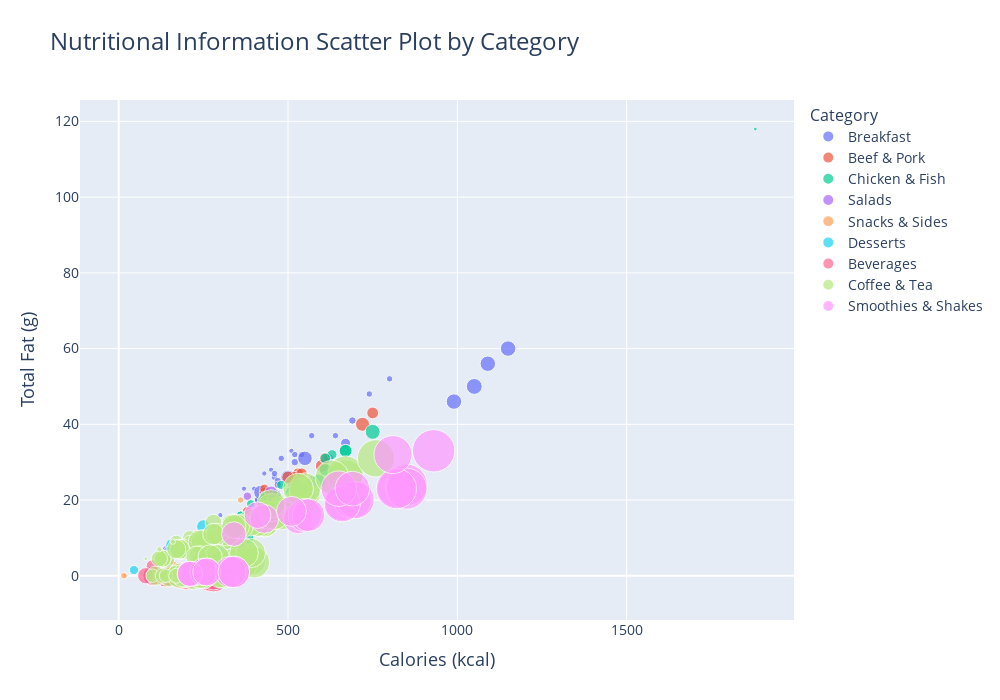

The notebook cell this image was saved under:
### Markdown cell above
# Nutritional Information Scatter Plot by Category

### Code cell
# scatter plot
fig = px.scatter(df, 
                  x="Calories", 
                 y="Total Fat", 
                 size="Sugars", 
                 color="Category",  # Use Category for color coding
                 hover_name="Item",
                 title="Nutritional Information Scatter Plot by Category",
                 labels={"Calories": "Calories (kcal)", "Total Fat": "Total Fat (g)"},
                 size_max=30)
fig.update_layout(
    width=1000,  # Set the width of the plot
    height=700,  # Set the height of the plot
    title_font=dict(size=24),
    xaxis_title_font=dict(size=18),
    yaxis_title_font=dict(size=18),
    legend_title_font=dict(size=16),
    font=dict(size=14)  # General font size
)

# Show the plot
fig.show()

### Figure 1 — Plotly figure (JSON) as saved in the notebook; plotly's stock layout.template omitted (floating-point values rounded to 4 significant figures)
{"data": [{"hovertemplate": "<b>%{hovertext}</b><br><br>Category=Breakfast<br>Calories (kcal)=%{x}<br>Total Fat (g)=%{y}<br>Sugars=%{marker.size}<extra></extra>", "hovertext": ["Egg McMuffin", "Egg White Delight", "Sausage McMuffin", "Sausage McMuffin with Egg", "Sausage McMuffin with Egg Whites", "Steak & Egg McMuffin", "Bacon, Egg & Cheese Biscuit (Regular Biscuit)", "Bacon, Egg & Cheese Biscuit (Large Biscuit)", "Bacon, Egg & Cheese Biscuit with Egg Whites (Regular Biscuit)", "Bacon, Egg & Cheese Biscuit with Egg Whites (Large Biscuit)", "Sausage Biscuit (Regular Biscuit)", "Sausage Biscuit (Large Biscuit)", "Sausage Biscuit with Egg (Regular Biscuit)", "Sausage Biscuit with Egg (Large Biscuit)", "Sausage Biscuit with Egg Whites (Regular Biscuit)", "Sausage Biscuit with Egg Whites (Large Biscuit)", "Southern Style Chicken Biscuit (Regular Biscuit)", "Southern Style Chicken Biscuit (Large Biscuit)", "Steak & Egg Biscuit (Regular Biscuit)", "Bacon, Egg & Cheese McGriddles", "Bacon, Egg & Cheese McGriddles with Egg Whites", "Sausage McGriddles", "Sausage, Egg & Cheese McGriddles", "Sausage, Egg & Cheese McGriddles with Egg Whites", "Bacon, Egg & Cheese Bagel", "Bacon, Egg & Cheese Bagel with Egg Whites", "Steak, Egg & Cheese Bagel", "Big Breakfast (Regular Biscuit)", "Big Breakfast (Large Biscuit)", "Big Breakfast with Egg Whites (Regular Biscuit)", "Big Breakfast with Egg Whites (Large Biscuit)", "Big Breakfast with Hotcakes (Regular Biscuit)", "Big Breakfast with Hotcakes (Large Biscuit)", "Big Breakfast with Hotcakes and Egg Whites (Regular Biscuit)", "Big Breakfast with Hotcakes and Egg Whites (Large Biscuit)", "Hotcakes", "Hotcakes and Sausage", "Sausage Burrito", "Hash Brown", "Cinnamon Melts", "Fruit & Maple Oatmeal", "Fruit & Maple Oatmeal without Brown Sugar"], "legendgroup": "Breakfast", "marker": {"color": "#636efa", "size": [3, 3, 2, 2, 2, 3, 3, 4, 3, 4, 2, 3, 2, 3, 3, 3, 3, 4, 3, 15, 16, 15, 15, 15, 7, 8, 7, 3, 3, 3, 4, 17, 17, 17, 18, 14, 14, 2, 0, 32, 32, 18], "sizemode": "area", "sizeref": 0.1422, "symbol": "circle"}, "mode": "markers", "name": "Breakfast", "orientation": "v", "showlegend": true, "type": "scatter", "x": [300, 250, 370, 450, 400, 430, 460, 520, 410, 470, 430, 480, 510, 570, 460, 520, 410, 470, 540, 460, 400, 420, 550, 500, 620, 570, 670, 740, 800, 640, 690, 1090, 1150, 990, 1050, 350, 520, 300, 150, 460, 290, 260], "xaxis": "x", "y": [13, 8, 23, 28, 23, 23, 26, 30, 20, 25, 27, 31, 33, 37, 27, 32, 20, 24, 32, 21, 15, 22, 31, 26, 31, 25, 35, 48, 52, 37, 41, 56, 60, 46, 50, 9, 24, 16, 9, 19, 4, 4], "yaxis": "y"}, {"hovertemplate": "<b>%{hovertext}</b><br><br>Category=Beef & Pork<br>Calories (kcal)=%{x}<br>Total Fat (g)=%{y}<br>Sugars=%{marker.size}<extra></extra>", "hovertext": ["Big Mac", "Quarter Pounder with Cheese", "Quarter Pounder with Bacon & Cheese", "Quarter Pounder with Bacon Habanero Ranch", "Quarter Pounder Deluxe", "Double Quarter Pounder with Cheese", "Hamburger", "Cheeseburger", "Double Cheeseburger", "Bacon Clubhouse Burger", "McDouble", "Bacon McDouble", "Daily Double", "Jalapeño Double", "McRib"], "legendgroup": "Beef & Pork", "marker": {"color": "#EF553B", "size": [9, 10, 12, 10, 9, 10, 6, 7, 7, 14, 7, 7, 7, 6, 11], "sizemode": "area", "sizeref": 0.1422, "symbol": "circle"}, "mode": "markers", "name": "Beef & Pork", "orientation": "v", "showlegend": true, "type": "scatter", "x": [530, 520, 600, 610, 540, 750, 240, 290, 430, 720, 380, 440, 430, 430, 500], "xaxis": "x", "y": [27, 26, 29, 31, 27, 43, 8, 11, 21, 40, 17, 22, 22, 23, 26], "yaxis": "y"}, {"hovertemplate": "<b>%{hovertext}</b><br><br>Category=Chicken & Fish<br>Calories (kcal)=%{x}<br>Total Fat (g)=%{y}<br>Sugars=%{marker.size}<extra></extra>", "hovertext": ["Premium Crispy Chicken Classic Sandwich", "Premium Grilled Chicken Classic Sandwich", "Premium Crispy Chicken Club Sandwich", "Premium Grilled Chicken Club Sandwich", "Premium Crispy Chicken Ranch BLT Sandwich", "Premium Grilled Chicken Ranch BLT Sandwich", "Bacon Clubhouse Crispy Chicken Sandwich", "Bacon Clubhouse Grilled Chicken Sandwich", "Southern Style Crispy Chicken Sandwich", "McChicken", "Bacon Cheddar McChicken", "Bacon Buffalo Ranch McChicken", "Buffalo Ranch McChicken", "Premium McWrap Chicken & Bacon (Crispy Chicken)", "Premium McWrap Chicken & Bacon (Grilled Chicken)", "Premium McWrap Chicken & Ranch (Crispy Chicken)", "Premium McWrap Chicken & Ranch (Grilled Chicken)", "Premium McWrap Southwest Chicken (Crispy Chicken)", "Premium McWrap Southwest Chicken (Grilled Chicken)", "Premium McWrap Chicken Sweet Chili (Crispy Chicken)", "Premium McWrap Chicken Sweet Chili (Grilled Chicken)", "Chicken McNuggets (4 piece)", "Chicken McNuggets (6 piece)", "Chicken McNuggets (10 piece)", "Chicken McNuggets (20 piece)", "Chicken McNuggets (40 piece)", "Filet-O-Fish"], "legendgroup": "Chicken & Fish", "marker": {"color": "#00cc96", "size": [10, 8, 11, 9, 11, 9, 16, 14, 7, 5, 6, 6, 5, 7, 6, 8, 6, 12, 10, 14, 12, 0, 0, 0, 0, 1, 5], "sizemode": "area", "sizeref": 0.1422, "symbol": "circle"}, "mode": "markers", "name": "Chicken & Fish", "orientation": "v", "showlegend": true, "type": "scatter", "x": [510, 350, 670, 510, 610, 450, 750, 590, 430, 360, 480, 430, 360, 630, 480, 610, 450, 670, 520, 540, 380, 190, 280, 470, 940, 1880, 390], "xaxis": "x", "y": [22, 9, 33, 20, 28, 15, 38, 25, 19, 16, 24, 21, 16, 32, 19, 31, 18, 33, 20, 23, 10, 12, 18, 30, 59, 118, 19], "yaxis": "y"}, {"hovertemplate": "<b>%{hovertext}</b><br><br>Category=Salads<br>Calories (kcal)=%{x}<br>Total Fat (g)=%{y}<br>Sugars=%{marker.size}<extra></extra>", "hovertext": ["Premium Bacon Ranch Salad (without Chicken)", "Premium Bacon Ranch Salad with Crispy Chicken", "Premium Bacon Ranch Salad with Grilled Chicken", "Premium Southwest Salad (without Chicken)", "Premium Southwest Salad with Crispy Chicken", "Premium Southwest Salad with Grilled Chicken"], "legendgroup": "Salads", "marker": {"color": "#ab63fa", "size": [4, 5, 4, 6, 12, 10], "sizemode": "area", "sizeref": 0.1422, "symbol": "circle"}, "mode": "markers", "name": "Salads", "orientation": "v", "showlegend": true, "type": "scatter", "x": [140, 380, 220, 140, 450, 290], "xaxis": "x", "y": [7, 21, 8, 4.5, 22, 8], "yaxis": "y"}, {"hovertemplate": "<b>%{hovertext}</b><br><br>Category=Snacks & Sides<br>Calories (kcal)=%{x}<br>Total Fat (g)=%{y}<br>Sugars=%{marker.size}<extra></extra>", "hovertext": ["Chipotle BBQ Snack Wrap (Crispy Chicken)", "Chipotle BBQ Snack Wrap (Grilled Chicken)", "Honey Mustard Snack Wrap (Crispy Chicken)", "Honey Mustard Snack Wrap (Grilled Chicken)", "Ranch Snack Wrap (Crispy Chicken)", "Ranch Snack Wrap (Grilled Chicken)", "Small French Fries", "Medium French Fries", "Large French Fries", "Kids French Fries", "Side Salad", "Apple Slices", "Fruit 'n Yogurt Parfait"], "legendgroup": "Snacks & Sides", "marker": {"color": "#FFA15A", "size": [8, 7, 3, 2, 3, 2, 0, 0, 0, 0, 2, 3, 23], "sizemode": "area", "sizeref": 0.1422, "symbol": "circle"}, "mode": "markers", "name": "Snacks & Sides", "orientation": "v", "showlegend": true, "type": "scatter", "x": [340, 260, 330, 250, 360, 280, 230, 340, 510, 110, 20, 15, 150], "xaxis": "x", "y": [15, 8, 15, 8, 20, 13, 11, 16, 24, 5, 0, 0, 2], "yaxis": "y"}, {"hovertemplate": "<b>%{hovertext}</b><br><br>Category=Desserts<br>Calories (kcal)=%{x}<br>Total Fat (g)=%{y}<br>Sugars=%{marker.size}<extra></extra>", "hovertext": ["Baked Apple Pie", "Chocolate Chip Cookie", "Oatmeal Raisin Cookie", "Kids Ice Cream Cone", "Hot Fudge Sundae", "Hot Caramel Sundae", "Strawberry Sundae"], "legendgroup": "Desserts", "marker": {"color": "#19d3f3", "size": [13, 15, 13, 6, 48, 43, 45], "sizemode": "area", "sizeref": 0.1422, "symbol": "circle"}, "mode": "markers", "name": "Desserts", "orientation": "v", "showlegend": true, "type": "scatter", "x": [250, 160, 150, 45, 330, 340, 280], "xaxis": "x", "y": [13, 8, 6, 1.5, 9, 8, 6], "yaxis": "y"}, {"hovertemplate": "<b>%{hovertext}</b><br><br>Category=Beverages<br>Calories (kcal)=%{x}<br>Total Fat (g)=%{y}<br>Sugars=%{marker.size}<extra></extra>", "hovertext": ["Coca-Cola Classic (Small)", "Coca-Cola Classic (Medium)", "Coca-Cola Classic (Large)", "Coca-Cola Classic (Child)", "Diet Coke (Small)", "Diet Coke (Medium)", "Diet Coke (Large)", "Diet Coke (Child)", "Dr Pepper (Small)", "Dr Pepper (Medium)", "Dr Pepper (Large)", "Dr Pepper (Child)", "Diet Dr Pepper (Small)", "Diet Dr Pepper (Medium)", "Diet Dr Pepper (Large)", "Diet Dr Pepper (Child)", "Sprite (Small)", "Sprite (Medium)", "Sprite (Large)", "Sprite (Child)", "1% Low Fat Milk Jug", "Fat Free Chocolate Milk Jug", "Minute Maid 100% Apple Juice Box", "Minute Maid Orange Juice (Small)", "Minute Maid Orange Juice (Medium)", "Minute Maid Orange Juice (Large)", "Dasani Water Bottle"], "legendgroup": "Beverages", "marker": {"color": "#FF6692", "size": [39, 55, 76, 28, 0, 0, 0, 0, 35, 51, 70, 26, 0, 0, 0, 0, 37, 54, 74, 27, 12, 22, 19, 30, 39, 58, 0], "sizemode": "area", "sizeref": 0.1422, "symbol": "circle"}, "mode": "markers", "name": "Beverages", "orientation": "v", "showlegend": true, "type": "scatter", "x": [140, 200, 280, 100, 0, 0, 0, 0, 140, 190, 270, 100, 0, 0, 0, 0, 140, 200, 280, 100, 100, 130, 80, 150, 190, 280, 0], "xaxis": "x", "y": [0, 0, 0, 0, 0, 0, 0, 0, 0, 0, 0, 0, 0, 0, 0, 0, 0, 0, 0, 0, 2.5, 0, 0, 0, 0, 0, 0], "yaxis": "y"}, {"hovertemplate": "<b>%{hovertext}</b><br><br>Category=Coffee & Tea<br>Calories (kcal)=%{x}<br>Total Fat (g)=%{y}<br>Sugars=%{marker.size}<extra></extra>", "hovertext": ["Iced Tea (Small)", "Iced Tea (Medium)", "Iced Tea (Large)", "Iced Tea (Child)", "Sweet Tea (Small)", "Sweet Tea (Medium)", "Sweet Tea (Large)", "Sweet Tea (Child)", "Coffee (Small)", "Coffee (Medium)", "Coffee (Large)", "Latte (Small)", "Latte (Medium)", "Latte (Large)", "Caramel Latte (Small)", "Caramel Latte (Medium)", "Caramel Latte (Large)", "Hazelnut Latte (Small)", "Hazelnut Latte (Medium)", "Hazelnut Latte (Large)", "French Vanilla Latte (Small)", "French Vanilla Latte (Medium)", "French Vanilla Latte (Large)", "Latte with Sugar Free French Vanilla Syrup (Small)", "Latte with Sugar Free French Vanilla Syrup (Medium)", "Latte with Sugar Free French Vanilla Syrup (Large)", "Nonfat Latte (Small)", "Nonfat Latte (Medium)", "Nonfat Latte (Large)", "Nonfat Caramel Latte (Small)", "Nonfat Caramel Latte (Medium)", "Nonfat Caramel Latte (Large)", "Nonfat Hazelnut Latte (Small)", "Nonfat Hazelnut Latte (Medium)", "Nonfat Hazelnut Latte (Large)", "Nonfat French Vanilla Latte (Small)", "Nonfat French Vanilla Latte (Medium)", "Nonfat French Vanilla Latte (Large)", "Nonfat Latte with Sugar Free French Vanilla Syrup (Small)", "Nonfat Latte with Sugar Free French Vanilla Syrup (Medium)", "Nonfat Latte with Sugar Free French Vanilla Syrup (Large)", "Mocha (Small)", "Mocha (Medium)", "Mocha (Large)", "Mocha with Nonfat Milk (Small)", "Mocha with Nonfat Milk (Medium)", "Mocha with Nonfat Milk (Large)", "Caramel Mocha (Small)", "Caramel Mocha (Medium)", "Caramel Mocha (Large)", "Nonfat Caramel Mocha (Small)", "Nonfat Caramel Mocha (Medium)", "Nonfat Caramel Mocha (Large)", "Hot Chocolate (Small)", "Hot Chocolate (Medium)", "Hot Chocolate (Large)", "Hot Chocolate with Nonfat Milk (Small)", "Hot Chocolate with Nonfat Milk (Medium)", "Hot Chocolate with Nonfat Milk (Large)", "Regular Iced Coffee (Small)", "Regular Iced Coffee (Medium)", "Regular Iced Coffee (Large)", "Caramel Iced Coffee (Small)", "Caramel Iced Coffee (Medium)", "Caramel Iced Coffee (Large)", "Hazelnut Iced Coffee (Small)", "Hazelnut Iced Coffee (Medium)", "Hazelnut Iced Coffee (Large)", "French Vanilla Iced Coffee (Small)", "French Vanilla Iced Coffee (Medium)", "French Vanilla Iced Coffee (Large)", "Iced Coffee with Sugar Free French Vanilla Syrup (Small)", "Iced Coffee with Sugar Free French Vanilla Syrup (Medium)", "Iced Coffee with Sugar Free French Vanilla Syrup (Large)", "Iced Mocha (Small)", "Iced Mocha (Medium)", "Iced Mocha (Large)", "Iced Mocha with Nonfat Milk (Small)", "Iced Mocha with Nonfat Milk (Medium)", "Iced Mocha with Nonfat Milk (Large)", "Iced Caramel Mocha (Small)", "Iced Caramel Mocha (Medium)", "Iced Caramel Mocha (Large)", "Iced Nonfat Caramel Mocha (Small)", "Iced Nonfat Caramel Mocha (Medium)", "Iced Nonfat Caramel Mocha (Large)", "Frappé Mocha (Small)", "Frappé Mocha (Medium)", "Frappé Mocha (Large)", "Frappé Caramel (Small)", "Frappé Caramel (Medium)", "Frappé Caramel (Large)", "Frappé Chocolate Chip (Small)", "Frappé Chocolate Chip (Medium)", "Frappé Chocolate Chip (Large)"], "legendgroup": "Coffee & Tea", "marker": {"color": "#B6E880", "size": [0, 0, 0, 0, 36, 45, 54, 27, 0, 0, 0, 12, 15, 20, 38, 48, 59, 38, 47, 58, 36, 45, 56, 12, 15, 20, 13, 16, 21, 39, 48, 59, 38, 48, 59, 37, 46, 56, 13, 16, 21, 42, 53, 63, 43, 53, 64, 40, 50, 60, 41, 51, 61, 45, 56, 68, 46, 57, 69, 22, 30, 45, 21, 28, 42, 20, 28, 41, 19, 26, 39, 1, 2, 2, 34, 43, 62, 35, 43, 62, 33, 41, 59, 33, 41, 59, 57, 71, 88, 57, 71, 88, 67, 81, 99], "sizemode": "area", "sizeref": 0.1422, "symbol": "circle"}, "mode": "markers", "name": "Coffee & Tea", "orientation": "v", "showlegend": true, "type": "scatter", "x": [0, 0, 0, 0, 150, 180, 220, 110, 0, 0, 0, 170, 210, 280, 270, 340, 430, 270, 330, 430, 260, 330, 420, 210, 260, 330, 100, 130, 170, 200, 250, 310, 200, 250, 310, 190, 240, 300, 140, 170, 220, 340, 410, 500, 270, 330, 390, 320, 390, 480, 250, 310, 370, 360, 440, 540, 280, 340, 400, 140, 190, 270, 130, 180, 260, 130, 180, 250, 120, 170, 240, 80, 120, 160, 290, 350, 480, 240, 290, 390, 280, 340, 460, 230, 270, 370, 450, 550, 670, 450, 550, 670, 530, 630, 760], "xaxis": "x", "y": [0, 0, 0, 0, 0, 0, 0, 0, 0, 0, 0, 9, 10, 14, 9, 10, 14, 9, 10, 14, 9, 10, 14, 9, 10, 14, 0, 0, 0.5, 0, 0, 0.5, 0, 0, 0.5, 0, 0, 0.5, 0, 0, 0.5, 11, 14, 17, 3.5, 3.5, 4, 11, 14, 17, 3.5, 3.5, 3.5, 13, 16, 20, 3.5, 3.5, 3.5, 4.5, 7, 9, 4.5, 7, 9, 4.5, 7, 9, 4.5, 7, 9, 4.5, 7, 9, 11, 13, 16, 5, 5, 6, 11, 13, 16, 5, 5, 6, 18, 22, 26, 19, 23, 27, 23, 26, 31], "yaxis": "y"}, {"hovertemplate": "<b>%{hovertext}</b><br><br>Category=Smoothies & Shakes<br>Calories (kcal)=%{x}<br>Total Fat (g)=%{y}<br>Sugars=%{marker.size}<extra></extra>", "hovertext": ["Blueberry Pomegranate Smoothie (Small)", "Blueberry Pomegranate Smoothie (Medium)", "Blueberry Pomegranate Smoothie (Large)", "Strawberry Banana Smoothie (Small)", "Strawberry Banana Smoothie (Medium)", "Strawberry Banana Smoothie (Large)", "Mango Pineapple Smoothie (Small)", "Mango Pineapple Smoothie (Medium)", "Mango Pineapple Smoothie (Large)", "Vanilla Shake (Small)", "Vanilla Shake (Medium)", "Vanilla Shake (Large)", "Strawberry Shake (Small)", "Strawberry Shake (Medium)", "Strawberry Shake (Large)", "Chocolate Shake (Small)", "Chocolate Shake (Medium)", "Chocolate Shake (Large)", "Shamrock Shake (Medium)", "Shamrock Shake (Large)", "McFlurry with M&M’s Candies (Small)", "McFlurry with M&M’s Candies (Medium)", "McFlurry with M&M’s Candies (Snack)", "McFlurry with Oreo Cookies (Small)", "McFlurry with Oreo Cookies (Medium)", "McFlurry with Oreo Cookies (Snack)", "McFlurry with Reese's Peanut Butter Cups (Medium)", "McFlurry with Reese's Peanut Butter Cups (Snack)"], "legendgroup": "Smoothies & Shakes", "marker": {"color": "#FF97FF", "size": [44, 54, 70, 44, 54, 70, 46, 56, 72, 63, 81, 101, 79, 100, 123, 77, 97, 120, 93, 115, 89, 128, 59, 64, 85, 43, 103, 51], "sizemode": "area", "sizeref": 0.1422, "symbol": "circle"}, "mode": "markers", "name": "Smoothies & Shakes", "orientation": "v", "showlegend": true, "type": "scatter", "x": [220, 260, 340, 210, 250, 330, 210, 260, 340, 530, 660, 820, 550, 690, 850, 560, 700, 850, 660, 820, 650, 930, 430, 510, 690, 340, 810, 410], "xaxis": "x", "y": [0.5, 1, 1, 0.5, 1, 1, 0.5, 1, 1, 15, 19, 23, 16, 20, 24, 16, 20, 23, 19, 23, 23, 33, 15, 17, 23, 11, 32, 16], "yaxis": "y"}], "layout": {"font": {"size": 14}, "height": 700, "legend": {"itemsizing": "constant", "title": {"font": {"size": 16}, "text": "Category"}, "tracegroupgap": 0}, "title": {"font": {"size": 24}, "text": "Nutritional Information Scatter Plot by Category"}, "width": 1000, "xaxis": {"anchor": "y", "domain": [0, 1], "title": {"font": {"size": 18}, "text": "Calories (kcal)"}}, "yaxis": {"anchor": "x", "domain": [0, 1], "title": {"font": {"size": 18}, "text": "Total Fat (g)"}}}}
